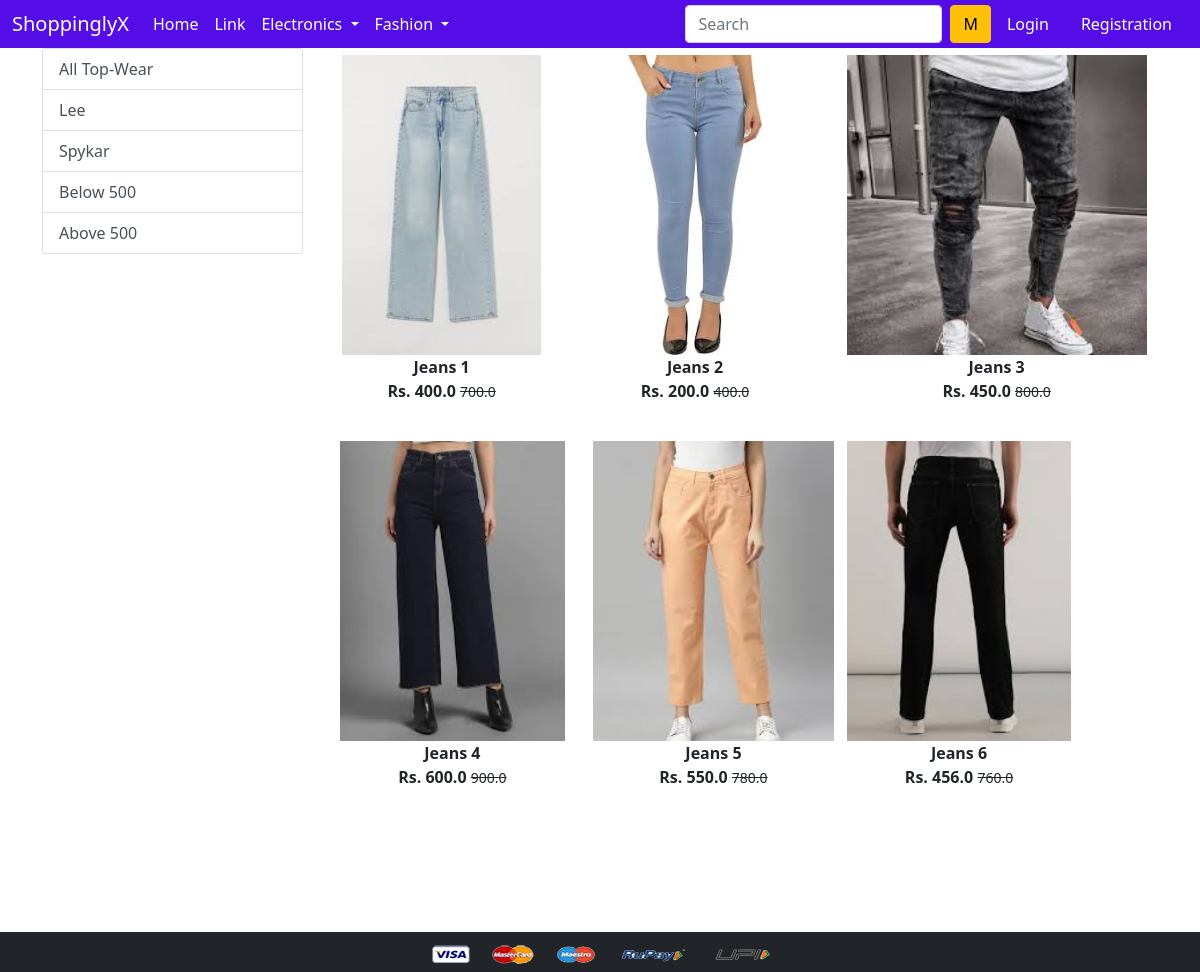
The app's page /bottomwear/ with its own data.
### app/models.py (models this page shows, shortened)
class Product(models.Model):
    title = models.CharField(max_length=100)
    selling_price = models.FloatField()
    discounted_price = models.FloatField()
    description = models.TextField()
    brand = models.CharField(max_length=100)
    category = models.CharField(choices=CATEGORY_CHOICES,max_length=2)
    product_image = models.ImageField(upload_to='productimg')

### app/views.py (the view)
# urls.py: path('bottomwear/', views.bottomwear, name='bottomwear'),
def bottomwear(request, data=None):   #int this line data=None is by default
    if data == None:   #And here it will check for data
        bottomwears = Product.objects.filter(category='BW')
    elif data == 'Lee' or data == 'Spykar':
        bottomwears = Product.objects.filter(category='BW').filter(brand=data)
    elif data == 'below':
        bottomwears = Product.objects.filter(category='BW').filter(discounted_price__lt=500)
    elif data == 'above':
        bottomwears = Product.objects.filter(category='BW').filter(discounted_price__gt=500)
    return render(request, 'app/bottomwear.html', {'bottomwears':bottomwears})

### app/templates/app/bottomwear.html (shortened to what this page needs)
{% extends 'app/base.html' %}
{% load static %}
{% block main-content %}
<div class="container my-5">
    <div class="row">
        <div class="col-sm-3">
            <div class="list-group">
                <a href="{% url 'bottomwear' %}" class="list-group-item list-group-item-action" aria-current="true">All Top-Wear</a>
                <a href="{% url 'bottomweardata' 'Lee' %}" class="list-group-item list-group-item-action" aria-current="true">Lee</a>
                <a href="{% url 'bottomweardata' 'Spykar' %}" class="list-group-item list-group-item-action">Spykar</a>
                <a href="{% url 'bottomweardata' 'below' %}" class="list-group-item list-group-item-action">Below 500</a>
                <a href="{% url 'bottomweardata' 'above' %}" class="list-group-item list-group-item-action">Above 500</a>
            </div>
        </div>
        <div class="col-sm-8">
            <div class="row">
                {% for product in bottomwears %}
                <div class="col-sm-4 text-center mb-4">
                    <a href="{% url 'product-detail' product.id %}" class="btn">
                        <div class="item">
                            <img src="{{product.product_image.url}}" alt="" height="300" class="">
                            <div class="fw-bold">{{product.title}}</div>
                            <div class="fw-bold">Rs. {{product.discounted_price}}
                                <small class="fw-light text-decoration-line-through">{{product.selling_price}}</small>
                            </div>
                        </div>
                    </a>
                </div>
                {% endfor %}
            </div>
        </div>
    </div>
</div>
{% endblock main-content %}

### records on screen
Product: product_image (picture), title "Jeans 1", discounted_price "400.0", selling_price "700.0"
Product: product_image (picture), title "Jeans 2", discounted_price "200.0", selling_price "400.0"
Product: product_image (picture), title "Jeans 3", discounted_price "450.0", selling_price "800.0"
Product: product_image (picture), title "Jeans 4", discounted_price "600.0", selling_price "900.0"
Product: product_image (picture), title "Jeans 5", discounted_price "550.0", selling_price "780.0"
Product: product_image (picture), title "Jeans 6", discounted_price "456.0", selling_price "760.0"
